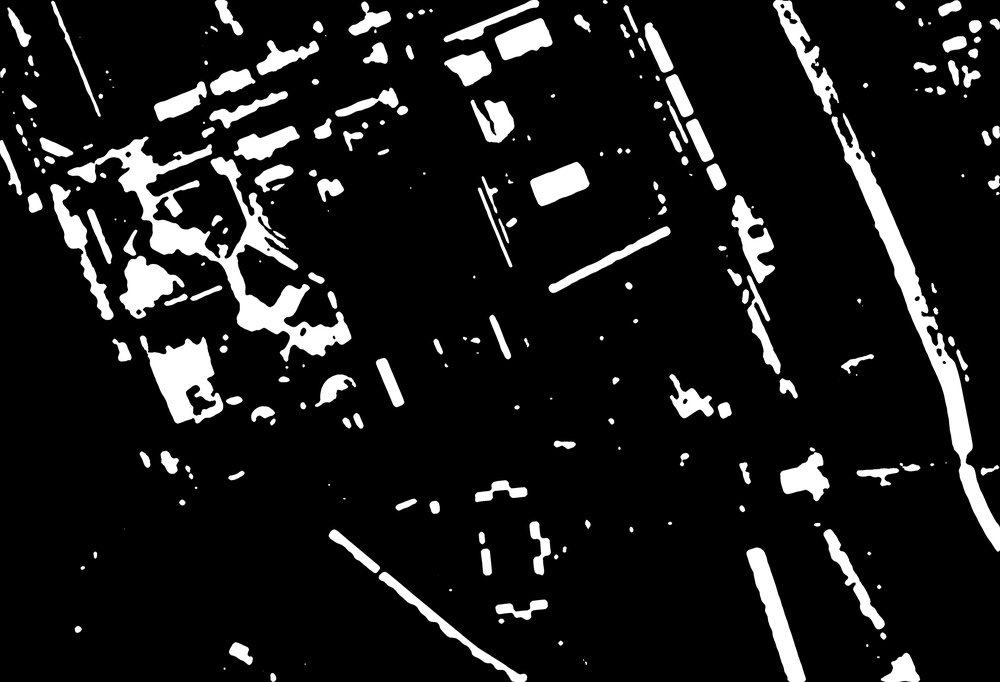
%> input picture data/processed/4_target.jpg, 1000 x 682 px, shrunk from 4800 x 3276 before the run
$ octave example.m   (GNU Octave 9; MATLAB toolbox functions it lacks are replaced by stand-ins)
%> lines starting %> are read from the running program, lines starting %| are printed output that depends on the picture; in (x1, y1, x2, y2) boxes, pixels count from 0 and x2, y2 are one past the last pixel; in counts of white or black regions, pixels touching at a corner belong together; the program's own positions count from 1
%> further down, im is the input picture: size 682x1000 uint8; min 0, max 255, mean 26.7
### matlab/kapur.m
function imagBW = kapur(imag)

imag = imag(:, :, 1); % gray image
counts = imhist(imag);  % counts are the histogram
%> counts = 256 values, max 559326 at index 1, min 47 at index 138, mean 2664.1
GradeI = 256;    % the resolusion of the intensity. i.e. 256 for uint8.
% MIN = 1e-7;

prob = counts ./ sum(counts);  % Probability distribution
%> prob = 256 values, max 0.82 at index 1, min 6.89e-05 at index 138, mean 0.00391

psai = zeros(GradeI, 1);
prob_t = 0;
entropy_t = 0;

ind = find(prob);
%> ind = 256 values from 1 to 256
entropy_L = sum( prob(ind) .* log(prob(ind)) ) * (-1);
%> entropy_L = 1.02

for i = 0 : GradeI-1
    prob_t = prob_t + prob(i+1);

    if prob(i+1) > 0 && prob_t < 1
        entropy_t = entropy_t - prob(i+1) * log(prob(i+1));
        psai(i+1) = log(prob_t * (1-prob_t)) + entropy_t / prob_t + ...
            (entropy_L-entropy_t) / (1-prob_t);
    elseif (prob(i+1) == 0 && i > 0)
        psai(i+1) = psai(i);
    end
end
%> this loop made 256 passes
%> (prob_t, entropy_t) on passes 1 to 8: (0.82, 0.163), (0.846, 0.257), (0.861, 0.321), (0.871, 0.365), (0.876, 0.393), (0.879, 0.409), (0.88, 0.419), (0.881, 0.424)
%> after the loop, entropy_t = 0.856; prob_t = 1; psai = 256 values, max 3.26 at index 4, min 0 at index 256, mean 2.62

[maxPsai, ind] = max(psai);
%> maxPsai = 3.26; ind = 4
th = (ind - 1) / (GradeI -1);
%> th = 0.0118
imagBW = im2bw(imag, th);
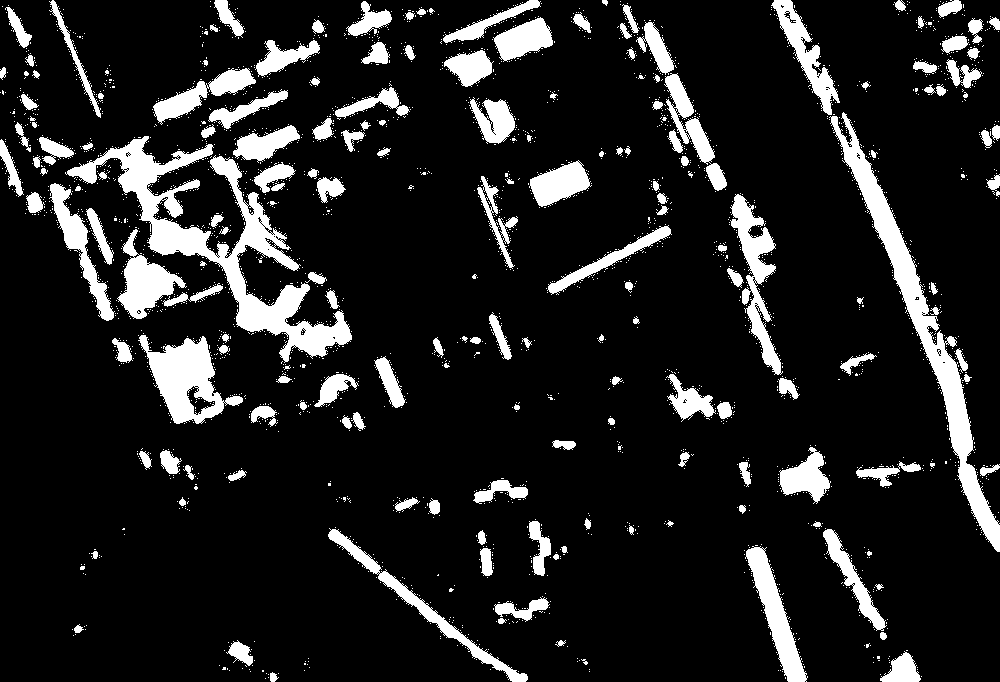
%> imagBW: size 682x1000 logical; 12.9% white; 2567 white regions (2396 under 20 px), largest, box (x1, y1, x2, y2) and area: (65, 136, 352, 363) 12890, (829, 112, 1000, 552) 8645, (138, 335, 243, 424) 4282
th
%> th = 0.0118

### matlab/otsu.m
function [K] = otsu(im)

% OTSU thresholds gray-scale image using Otsu's method.
% input is image IM, and output is the threshold value.
% Programmed By Yingzi (Eliza) Du on 03/08/2004

im = uint8(im); %Change it back to uint8
h = imhist(im)';%Get the histogram of the image
h = h/sum(h); %normalize the histogram
im = double(im);
mn = min(min(im))+1;
mx = max(max(im))+1;
j = 0:255;
ut=sum(h.*j);
dett=sum(h.*((j-ut).^2));
w0 = 0;
mxvalue = 0;
for i=mn:mx-1
   j=0:i-1;
   w0 = w0 + h(i);
   w1 = 1 - w0;
   u0 = sum(h(j+1).*j)/w0;
   u1=(ut-w0.*u0)/w1;
   detb=w0.*w1.*((u0-u1).^2);
   n = detb/dett;
   if (n > mxvalue)
      mxvalue = n;
      K=i-1;
  end;
end;

### matlab/example.m
% clear all;close all;clc
im=imread('data/unprocessed/4_target.jpg');
% gray=rgb2gray(im);
imagBW = kapur(im);
imshow(imagBW)
figure;imshow(im)
[K] = otsu(gray);
BW=im2bw(im,K/255);
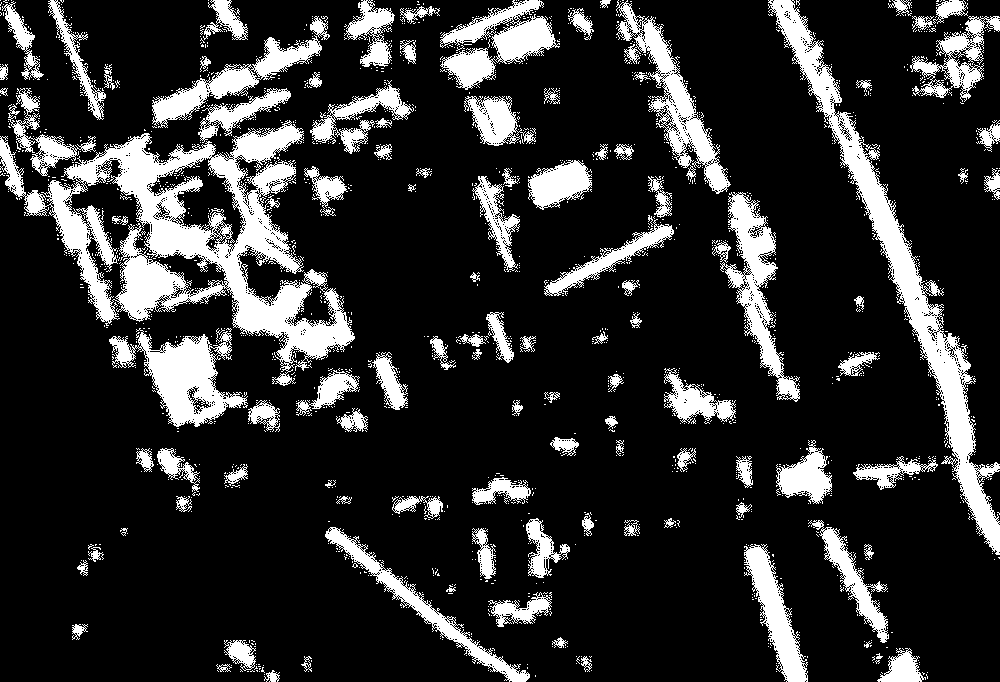
%> BW: size 682x1000 logical; 18% white; 1567 white regions (1457 under 20 px), largest, box (x1, y1, x2, y2) and area: (0, 120, 355, 386) 28464, (768, 0, 1000, 555) 14190, (109, 328, 248, 427) 5869
imagBW = kapur(im);
%> the loop in kapur (call 2), `for i = 0 : GradeI-1` made 256 passes

subplot(121)
imshow(BW)
title('Otsu Threshold')
subplot(122)
imshow(imagBW)
title('Kapur Threshold')

$ run again, with data/processed/0_target.jpg copied over data/processed/4_target.jpg
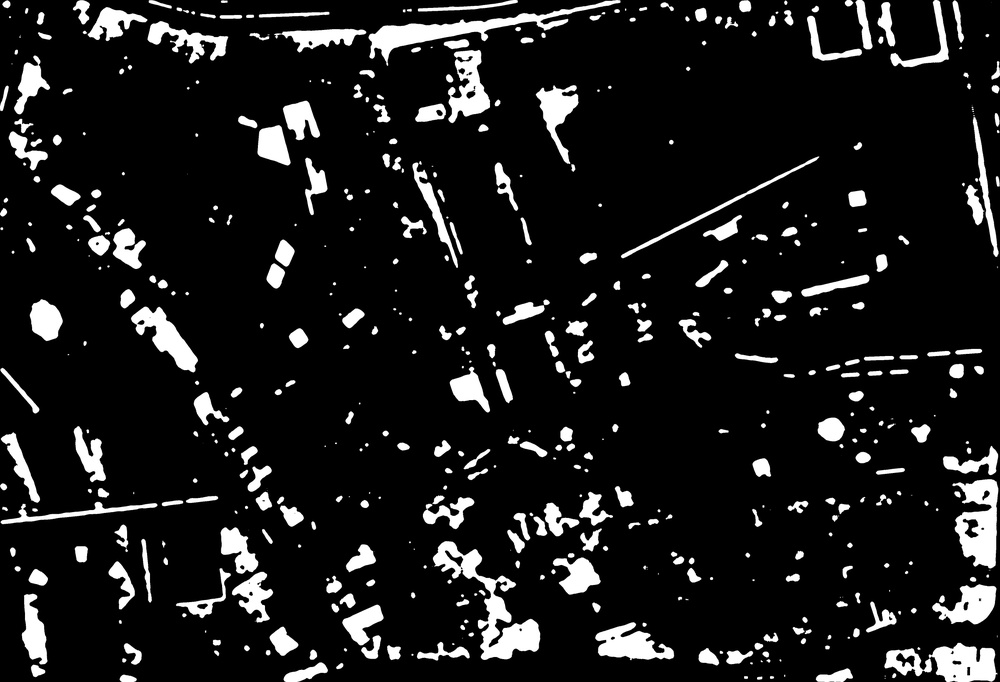
%> input picture data/processed/0_target.jpg, 1000 x 682 px, shrunk from 4800 x 3276 before the run
%> im is the input picture: size 682x1000 uint8; min 0, max 255, mean 27.3
%> counts = 256 values, max 534849 at index 1, min 64 at index 155, mean 2664.1
%> prob = 256 values, max 0.784 at index 1, min 9.38e-05 at index 155, mean 0.00391
%> in kapur, `ind = find(prob);`: ind = 256 values from 1 to 256
%> entropy_L = 1.22
%> the loop in kapur, `for i = 0 : GradeI-1` made 256 passes
%> (prob_t, entropy_t) on passes 1 to 8: (0.784, 0.191), (0.822, 0.315), (0.845, 0.4), (0.858, 0.458), (0.865, 0.494), (0.869, 0.516), (0.871, 0.528), (0.872, 0.536)
%> after the loop in kapur, `for i = 0 : GradeI-1`: prob_t = 1; psai = 256 values, max 3.84 at index 5, min -34.13 at index 256, mean 3.01
%> in kapur, `[maxPsai, ind] = max(psai);`: maxPsai = 3.84; ind = 5
%> in kapur, `th = (ind - 1) / (GradeI -1);`: th = 0.0157
%> in kapur, `imagBW = im2bw(imag, th);`:
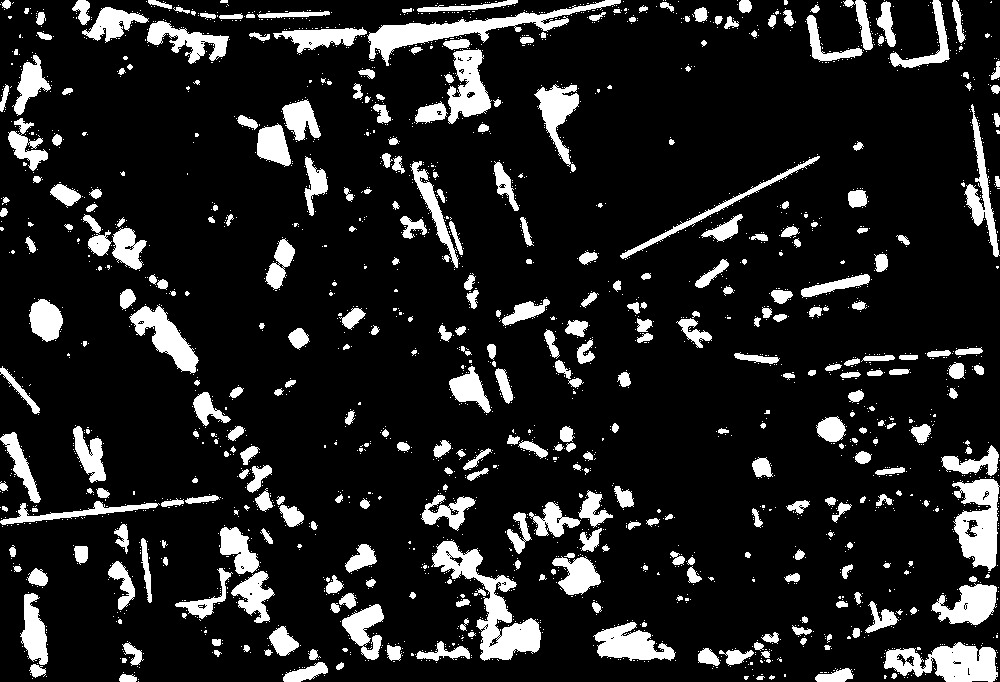
%> imagBW: size 682x1000 logical; 13.5% white; 2499 white regions (2144 under 20 px), largest, box (x1, y1, x2, y2) and area: (431, 540, 541, 661) 3992, (367, 0, 621, 66) 3503, (884, 642, 998, 682) 2874
%> `BW=im2bw(im,K/255);`:
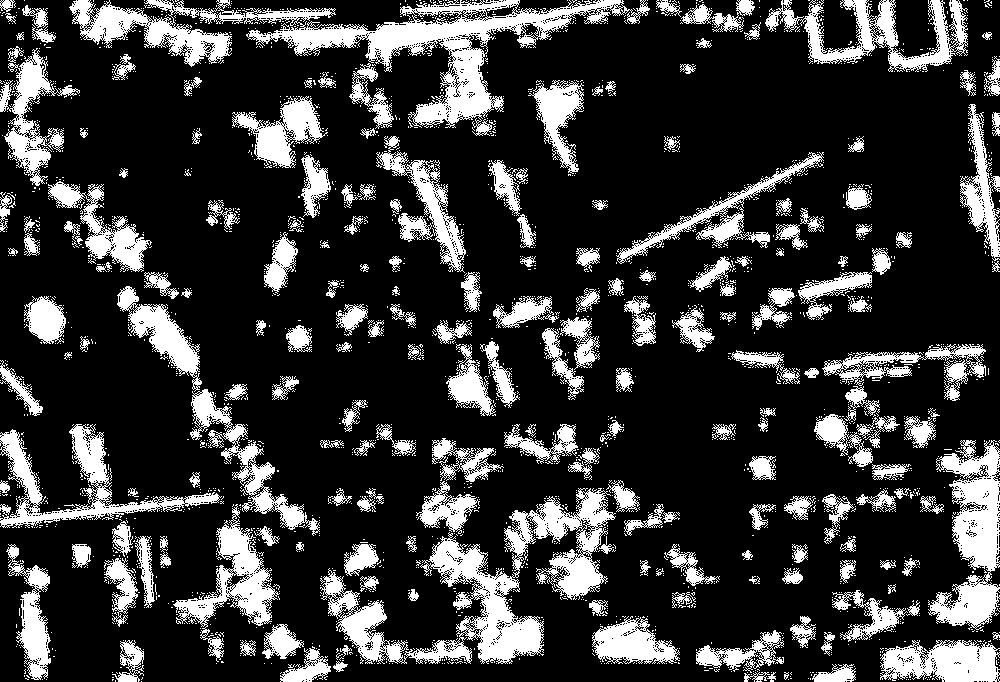
%> BW: size 682x1000 logical; 21.6% white; 2355 white regions (2151 under 20 px), largest, box (x1, y1, x2, y2) and area: (69, 0, 650, 136) 17495, (320, 488, 616, 664) 14478, (928, 440, 1000, 630) 6959
%> the loop in kapur (call 2), `for i = 0 : GradeI-1` made 256 passes

$ run again, with data/processed/1_target.jpg copied over data/processed/4_target.jpg
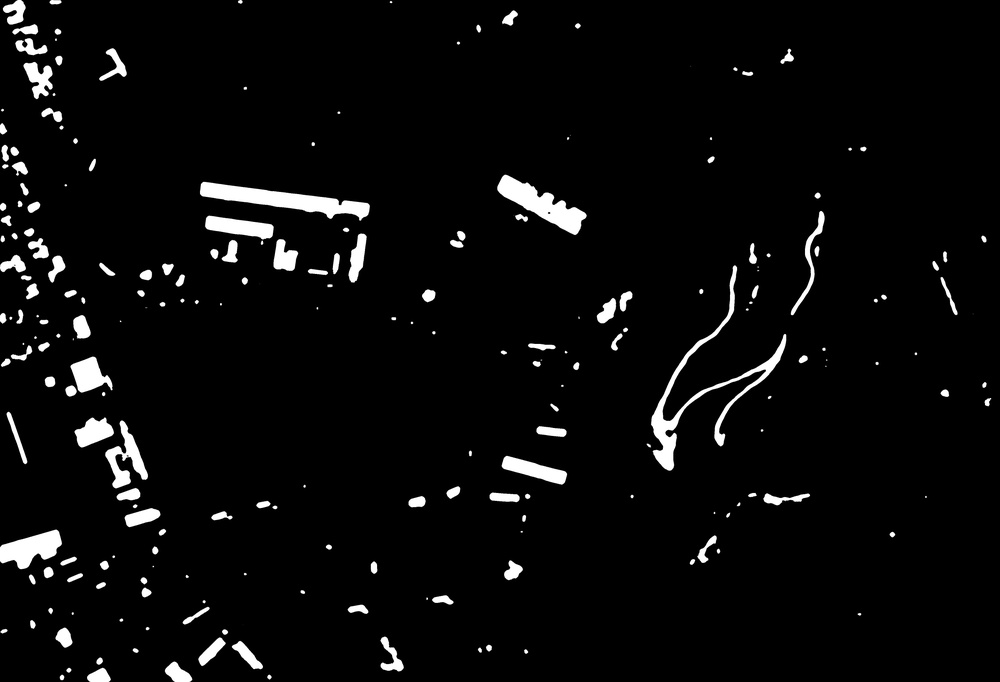
%> input picture data/processed/1_target.jpg, 1000 x 682 px, shrunk from 4800 x 3276 before the run
%> im is the input picture: size 682x1000 uint8; min 0, max 255, mean 10.6
%> counts = 256 values, max 623146 at index 1, min 23 at index 103, mean 2664.1
%> prob = 256 values, max 0.914 at index 1, min 3.37e-05 at index 103, mean 0.00391
%> in kapur, `ind = find(prob);`: ind = 256 values from 1 to 256
%> entropy_L = 0.57
%> the loop in kapur, `for i = 0 : GradeI-1` made 256 passes
%> (prob_t, entropy_t) on passes 1 to 8: (0.914, 0.0825), (0.93, 0.149), (0.939, 0.193), (0.945, 0.222), (0.948, 0.239), (0.949, 0.25), (0.95, 0.255), (0.951, 0.258)
%> after the loop in kapur, `for i = 0 : GradeI-1`: entropy_t = 0.496; prob_t = 1; psai = 256 values, max 3.6 at index 4, min 0 at index 256, mean 2.74
%> in kapur, `[maxPsai, ind] = max(psai);`: maxPsai = 3.6; ind = 4
%> in kapur, `th = (ind - 1) / (GradeI -1);`: th = 0.0118
%> in kapur, `imagBW = im2bw(imag, th);`:
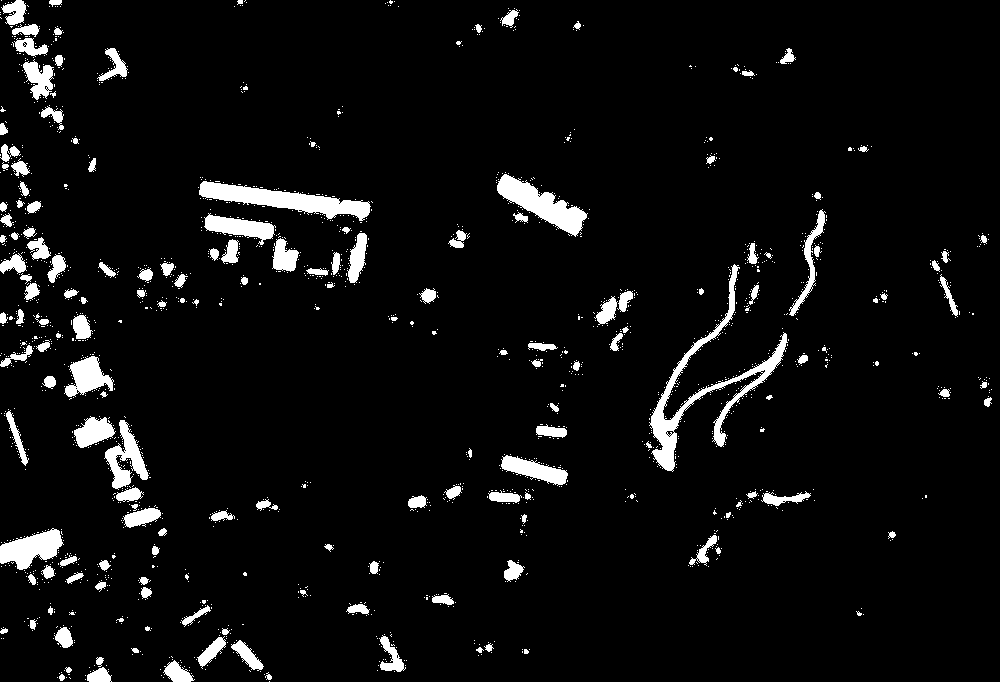
%> imagBW: size 682x1000 logical; 5.5% white; 1766 white regions (1603 under 20 px), largest, box (x1, y1, x2, y2) and area: (649, 264, 788, 472) 3735, (199, 181, 371, 221) 2800, (497, 174, 588, 237) 2202
%> `BW=im2bw(im,K/255);`:
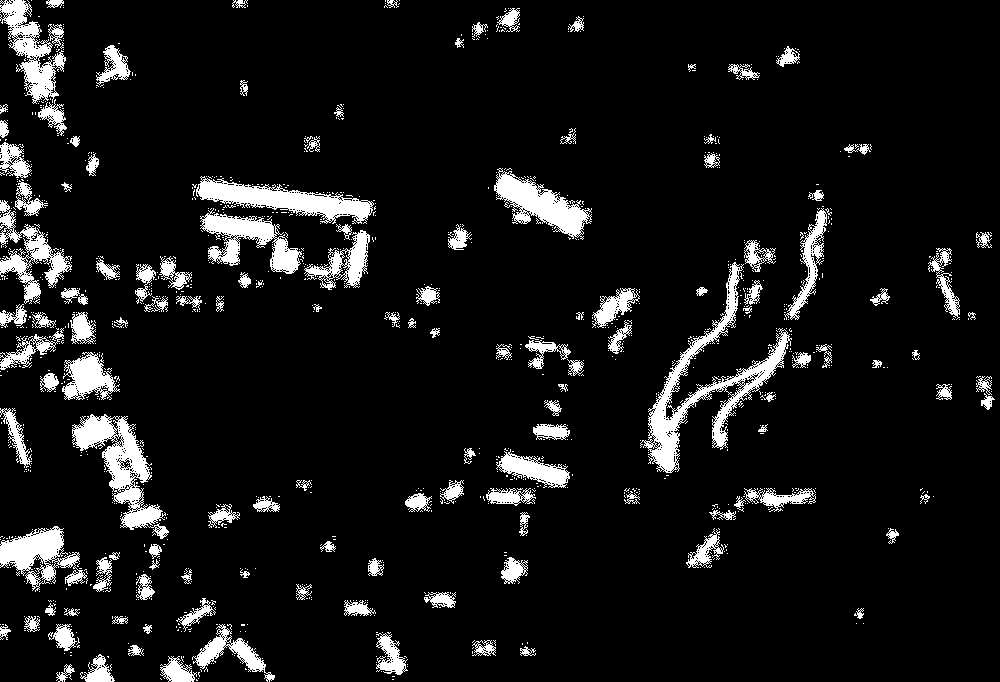
%> BW: size 682x1000 logical; 8.6% white; 1095 white regions (961 under 20 px), largest, box (x1, y1, x2, y2) and area: (640, 262, 792, 473) 5619, (72, 414, 169, 539) 4025, (196, 176, 374, 224) 3468
%> the loop in kapur (call 2), `for i = 0 : GradeI-1` made 256 passes
